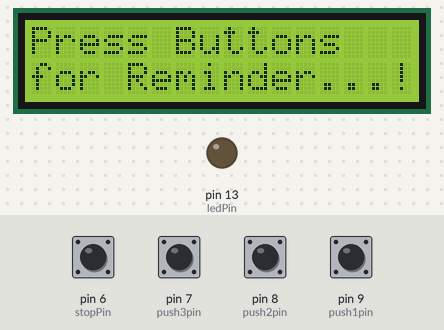
The sketch below on a simulated Arduino Uno, built with avr-gcc and run on an emulated ATmega328P. Shown: 16×2 character LCD, output pins drawn as LEDs (lit = HIGH). Inputs (shaded band) come from the test bench; at power-on: pin 6 (stopPin), pin 7 (push3pin), pin 8 (push2pin), pin 9 (push1pin) LOW. The local clock reads 2024-03-15 10:24:30 at power-on unless the sketch sets it; EEPROM starts erased; what the sketch prints to the serial monitor is not drawn.

Above: at 8.5 s.
8.6 s: pin 6 (stopPin) pulled HIGH for 0.15 s
At 9.5 s:
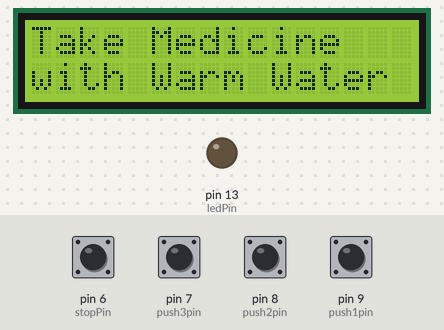
11.7 s: pin 7 (push3pin) pulled HIGH for 0.15 s
At 12.6 s:
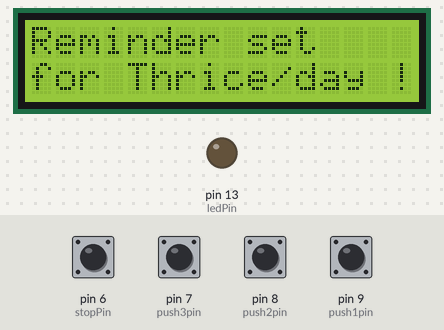
14.8 s: pin 8 (push2pin) pulled HIGH for 0.15 s
At 15.6 s:
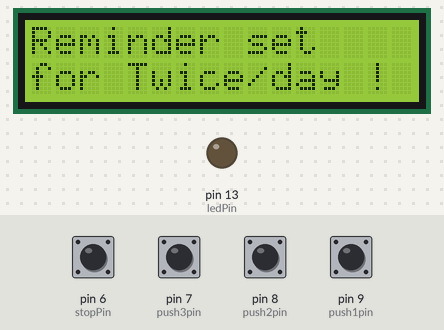
17.5 s: pin 9 (push1pin) pulled HIGH for 0.15 s
At 18.4 s:
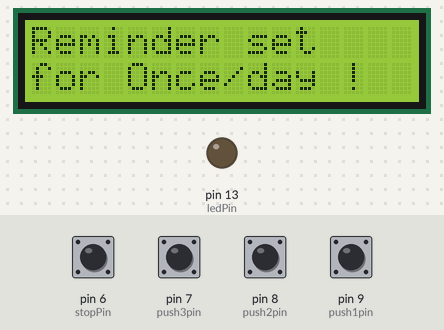
Timing chart, 0 to 20.5 s (numbered marks = the images above; inputs shaded):
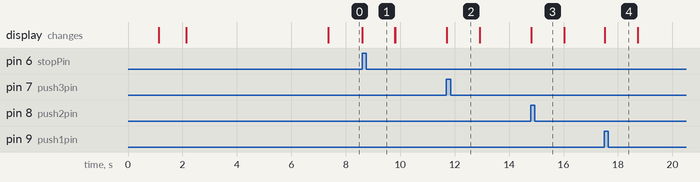

The sketch:

main.ino
```cpp
#include <LiquidCrystal.h>
#include <Wire.h>
#include <RTClib.h>
#include <EEPROM.h>

int pushVal = 0;
int val2;
int addr = 0;
RTC_DS3231 rtc;

const int rs = 12, en = 11, d4 = 5, d5 = 4, d6 = 3, d7 = 2;
LiquidCrystal lcd(rs, en, d4, d5, d6, d7);

#define getWellsoon 0
#define HELP_SCREEN 1
#define TIME_SCREEN 2

int pushpressed = 0;
const int ledPin = LED_BUILTIN;
int ledState = LOW;
int buzz = 13;

int push1state, push2state, push3state, stopinState = 0;
int push1Flag, push2Flag, Push3Flag = false;
int push1pin = 9;
int push2pin = 8;
int push3pin = 7;
int stopPin = 6;
int screens = 0;
int maxScreen = 2;
bool isScreenChanged = true;

long previousMillis = 0;
long interval = 500;
unsigned long currentMillis;

long previousMillisLCD = 0;
long intervalLCD = 2000;
unsigned long currentMillisLCD;

int buzz8amHH = 8;
int buzz8amMM = 0;
int buzz8amSS = 0;

int buzz2pmHH = 14;
int buzz2pmMM = 0;
int buzz2pmSS = 0;

int buzz8pmHH = 20;
int buzz8pmMM = 0;
int buzz8pmSS = 0;

int nowHr, nowMin, nowSec;

void gwsMessege() {
    lcd.clear();
    lcd.setCursor(0, 0);
    lcd.print("Stay Healthy :)");
    lcd.setCursor(0, 1);
    lcd.print("Get Well Soon :)");
}

void helpScreen() {
    lcd.clear();
    lcd.setCursor(0, 0);
    lcd.print("Press Buttons");
    lcd.setCursor(0, 1);
    lcd.print("for Reminder...!");
}

void timeScreen() {
    DateTime now = rtc.now();
    lcd.clear();
    lcd.setCursor(0, 0);
    lcd.print("Time:");
    lcd.setCursor(6, 0);
    lcd.print(nowHr = now.hour(), DEC);
    lcd.print(":");
    lcd.print(nowMin = now.minute(), DEC);
    lcd.print(":");
    lcd.print(nowSec = now.second(), DEC);
    lcd.setCursor(0, 1);
    lcd.print("Date: ");
    lcd.print(now.day(), DEC);
    lcd.print("/");
    lcd.print(now.month(), DEC);
    lcd.print("/");
    lcd.print(now.year(), DEC);
}

void setup() {
    lcd.begin(16, 2);
    lcd.setCursor(1,0);
    delay(1000);
    lcd.clear();

    Serial.begin(9600);

    if (!rtc.begin()) {
        lcd.print("Missing RTC");
        delay(1000);
        while (1);
    } else {
        lcd.print("RTC initialized");
    }

    if (rtc.lostPower()) {
        lcd.print("RTC lost power, lets set the time!");
    }

    lcd.begin(16, 2);
    lcd.clear();
    lcd.setCursor(0, 0);
    lcd.print("Welcome To");
    lcd.setCursor(0, 1);
    lcd.print("Medicine reminder");
    delay(1000);
    timeScreen();
    delay(5000);

    pinMode(push1pin, INPUT);
    pinMode(push2pin, INPUT);
    pinMode(push3pin, INPUT);
    pinMode(stopPin, INPUT);
    pinMode(ledPin, OUTPUT);
    delay(200);

    Serial.println("initial EEpROM value");
    Serial.println(EEPROM.read(addr));

    val2 = EEPROM.read(addr);

    switch (val2) {
        case 1:
            Serial.println("Set for 1/day");
            push1state = 1;
            push2state = 0;
            push3state = 0;
            pushVal = 1;
            break;
        case 2:
            Serial.println("Set for 2/day");
            push1state = 0;
            push2state = 1;
            push3state = 0;
            pushVal = 2;
            break;
        case 3:
            Serial.println("Set for 3/day");
            push1state = 0;
            push2state = 0;
            push3state = 1;
            pushVal = 3;
            break;
    }
}

void loop() {
    push1();
    push2();
    push3();

    if (pushVal == 1) {
        at8am();
    } else if (pushVal == 2) {
        at8am();
        at8pm();
    } else if (pushVal == 3) {
        at8am();
        at2pm();
        at8pm();
    }

    currentMillisLCD = millis();
    push1state = digitalRead(push1pin);
    push2state = digitalRead(push2pin);
    push3state = digitalRead(push3pin);
    stopinState = digitalRead(stopPin);

    stopPins();
    changeScreen();
}

void push1() {
    if (push1state == 1) {
        push1state = 0;
        push2state = 0;
        push3state = 0;
        EEPROM.write(addr, 1);
        Serial.print("Push1 Written: "); Serial.println(EEPROM.read(addr));
        pushVal = 1;
        lcd.clear();
        lcd.setCursor(0, 0);
        lcd.print("Reminder set ");
        lcd.setCursor(0, 1);
        lcd.print("for Once/day !");
        delay(1200);
        lcd.clear();
    }
}

void push2() {
    if (push2state == 1) {
        push2state = 0;
        push1state = 0;
        push3state = 0;
        EEPROM.write(addr, 2);
        Serial.print("Push2 Written: "); Serial.println(EEPROM.read(addr));
        pushVal = 2;
        lcd.clear();
        lcd.setCursor(0, 0);
        lcd.print("Reminder set ");
        lcd.setCursor(0, 1);
        lcd.print("for Twice/day !");
        delay(1200);
        lcd.clear();
    }
}

void push3() {
    if (push3state == 1) {
        push3state = 0;
        push1state = 0;
        push2state = 0;
        EEPROM.write(addr, 3);
        Serial.print("Push3 Written: "); Serial.println(EEPROM.read(addr));
        pushVal = 3;
        lcd.clear();
        lcd.setCursor(0, 0);
        lcd.print("Reminder set ");
        lcd.setCursor(0, 1);
        lcd.print("for Thrice/day !");
        delay(1200);
        lcd.clear();
    }
}

void stopPins() {
    if (stopinState == 1) {
        Serial.print("Stop button has been pressed\n");
        stopinState = 0;
        pushpressed = 1;
        lcd.clear();
        lcd.setCursor(0, 0);
        lcd.print("Take Medicine");
        lcd.setCursor(0, 1);
        lcd.print("with Warm Water");
        delay(1200);
        lcd.clear();
    }
}

void startBuzz() {
    if (pushpressed == 0) {
        unsigned long currentMillis = millis();
        if (currentMillis - previousMillis >= interval) {
            previousMillis = currentMillis;
            Serial.println("Start Buzzing");
            ledState = (ledState == LOW) ? HIGH : LOW;
            digitalWrite(ledPin, ledState);
        }
    } else if (pushpressed == 1) {
        ledState = LOW;
        digitalWrite(ledPin, ledState);
    }
}

void at8am() {
    DateTime now = rtc.now();
    if (now.hour() == buzz8amHH && now.minute() == buzz8amMM && now.second() > buzz8amSS) {
        startBuzz();
    }
}

void at2pm() {
    DateTime now = rtc.now();
    if (now.hour() == buzz2pmHH && now.minute() == buzz2pmMM && now.second() > buzz2pmSS) {
        startBuzz();
    }
}

void at8pm() {
    DateTime now = rtc.now();
    if (now.hour() == buzz8pmHH && now.minute() == buzz8pmMM && now.second() > buzz8pmSS) {
        startBuzz();
    }
}

void changeScreen() {
    if (currentMillisLCD - previousMillisLCD > intervalLCD) {
        previousMillisLCD = currentMillisLCD;
        screens = (screens >= maxScreen) ? 0 : screens + 1;
        isScreenChanged = true;
    }

    if (isScreenChanged) {
        isScreenChanged = false;
        switch (screens) {
            case getWellsoon:
                gwsMessege();
                break;
            case HELP_SCREEN:
                helpScreen();
                break;
            case TIME_SCREEN:
                timeScreen();
                break;
            default:
                break;
        }
    }
}
```

Measured:
- after the input at 8.6 s, the display: changes at once (image 1)
- after the input at 11.7 s, the display: changes at once (image 2)
- after the input at 14.8 s, the display: changes at once (image 3)
- after the input at 17.5 s, the display: changes at once (image 4)
